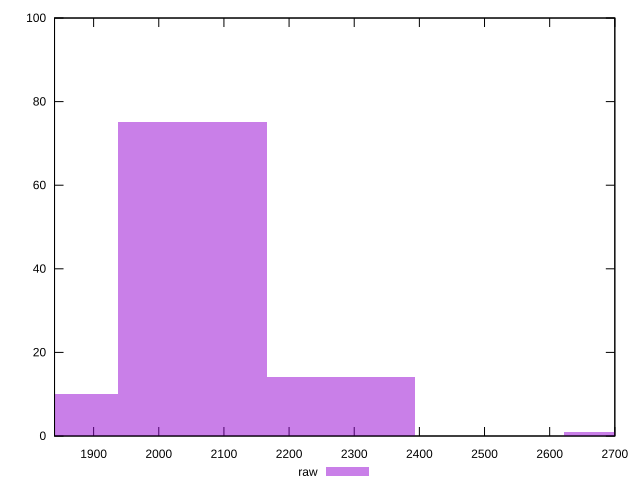

The gnuplot source for this figure:
reset

$raw <<EOF
2051.5216486416975 75
1823.57479879262 10
2279.468498490775 14
2735.36219818893 1
EOF

set key outside below
set boxwidth 227.9468498490775
set xrange [1840:2700]
set yrange [0:100]
set trange [0:100]
set style fill transparent solid 0.5 noborder
set terminal svg size 640, 490 enhanced background rgb 'white'
set output "report_00017_2021-02-10T15-08-03.406Z/unused-javascript/samples/pages+cached+noadtech/raw/histogram.svg"

plot $raw title "raw" with boxes

reset
